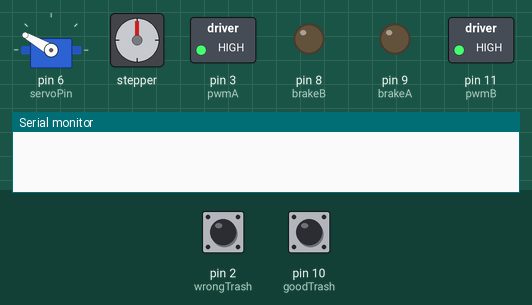
Bench run of a sketch on a simulated Arduino Uno, built with avr-gcc and run on an emulated ATmega328P. On the bench: servo, stepper motor, switched loads named in the sketch (green lamp = pin HIGH), output pins drawn as LEDs (lit = HIGH), the last lines printed to the serial monitor. The test bench sets the inputs (shaded band); at power-on: pin 10 (goodTrash) HIGH, pin 2 (wrongTrash) HIGH. Stepper angles assume 200 steps per turn.

Above: at 1.2 s.
1.3 s: pin 10 (goodTrash) pulled LOW for 0.15 s
At 1.8 s:
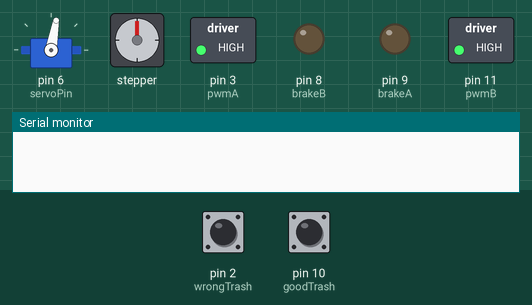
At 12.3 s:
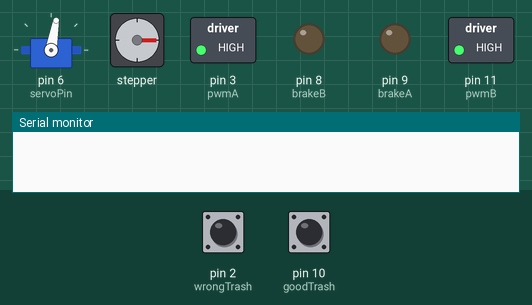
13.4 s: pin 2 (wrongTrash) pulled LOW for 3.2 s
At 16.8 s:
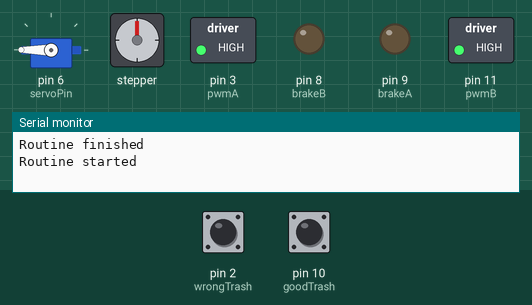
Timing chart, 0 to 28.6 s (numbered marks = the images above; inputs shaded):
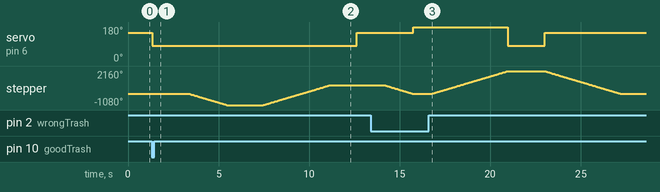

Measured:
- after the input at 1.3 s, servo on pin 6 (servoPin): 150° → 80° after 0.05 s, → 150° 11.3 s later; stepper: turns 1080° counter-clockwise in 2.1 s, then 1890° clockwise in 3.7 s
- after the input at 13.4 s, servo on pin 6 (servoPin): 150° → 180° after 2.4 s, → 80° 5.2 s later, → 150° 2.0 s later

The sketch:

Floli_AccelStepper.ino
```cpp
/* Example sketch to control a stepper motor with Arduino Motor Shield Rev3, Arduino UNO and AccelStepper.h library: number of steps or revolutions. More info: https://www.makerguides.com */
#include <Bounce2.h>
// Include the AccelStepper library:
#include <AccelStepper.h>
#include <Servo.h>


// Button things...
const int wrongTrash = 2;
Bounce b = Bounce();

// Button things...
const int goodTrash = 10;
Bounce c = Bounce();

// Servo things...
Servo myservo;
const int servoPin = 6;

// Stepper things...
// Define number of steps per revolution:
const int stepsPerRevolution = 200;

// Give the motor control pins names:
#define pwmA 3
#define pwmB 11
#define brakeA 9
#define brakeB 8
#define dirA 12
#define dirB 13

// Define the AccelStepper interface type:
#define MotorInterfaceType 2

// Create a new instance of the AccelStepper class:
AccelStepper stepper = AccelStepper(MotorInterfaceType, dirA, dirB);


//--------------------------------------------------------------------------------
int state = 0;

void setup() {

  // Setup button things
  b.attach(wrongTrash, INPUT_PULLUP);
  b.interval(50);

  // Setup button things
  c.attach(goodTrash, INPUT_PULLUP);
  c.interval(50);

  // Setup things for serial ports
  Serial.begin(9600);

  // Initialize the servo pwm pin
  myservo.attach(servoPin);
  myservo.write(150);


  // Setup things for the stepper
  // Set the PWM and brake pins so that the direction pins can be used to control the motor:
  pinMode(pwmA, OUTPUT);
  pinMode(pwmB, OUTPUT);
  pinMode(brakeA, OUTPUT);
  pinMode(brakeB, OUTPUT);

  digitalWrite(pwmA, HIGH);
  digitalWrite(pwmB, HIGH);
  digitalWrite(brakeA, LOW);
  digitalWrite(brakeB, LOW);

  // Set the maximum steps per second:
  stepper.setMaxSpeed(600);
  state = 0;
}


void loop() {
  b.update();
  c.update();
  if(b.fell())
  {
    // Set the current position to 0:
    //stepper.setCurrentPosition(0);
    Serial.println("Routine started");

    myservo.write(180);
    delay(1000);

    stepper.setSpeed(300);
    while (stepper.currentPosition() != 1200) {
      stepper.runSpeed();
    }

    myservo.write(80); // Dem Servo wird 180 Grad befohlen

    delay(2000);
    myservo.write(150); // Dem Servo wird 180 Grad befohlen

    stepper.setSpeed(-300);
    // Run the motor backwards at 200 steps/second until the motor reaches -200 steps (1 revolution):
    while (stepper.currentPosition() != 0) {
      stepper.runSpeed();
    }


     Serial.println("Routine finished");
  }

  if(c.fell())
  {
     myservo.write(80); // Dem Servo wird 180 Grad befohlen

     delay(2000);

     stepper.setSpeed(-300);
    while (stepper.currentPosition() != -600) {
      stepper.runSpeed();
    }

    delay(2000);

    stepper.setSpeed(300);
    // Run the motor backwards at 200 steps/second until the motor reaches -200 steps (1 revolution):
    while (stepper.currentPosition() != 450) {
      stepper.runSpeed();
    }

    delay(1500);
    myservo.write(150); // Dem Servo wird 180 Grad befohlen
    delay(1500);

    stepper.setSpeed(-300);
    // Run the motor backwards at 200 steps/second until the motor reaches -200 steps (1 revolution):
    while (stepper.currentPosition() != 0) {
      stepper.runSpeed();
    }

     Serial.println("Routine finished");
  }

}
```
